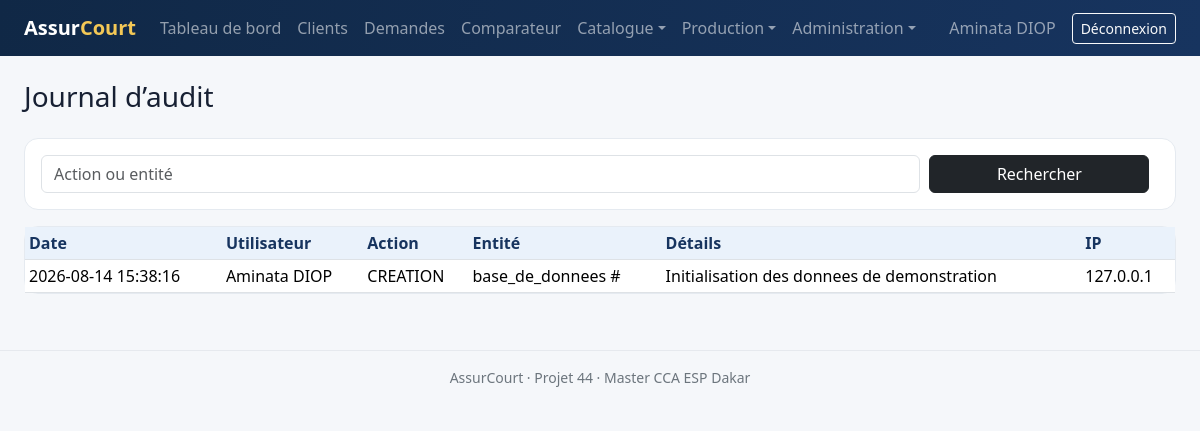
/public/audit/index.php (signed in), run on the app's committed database.
### tables this page shows
CREATE TABLE journal_audit (
    id BIGINT UNSIGNED AUTO_INCREMENT PRIMARY KEY,
    utilisateur_id BIGINT UNSIGNED NULL,
    action VARCHAR(80) NOT NULL,
    entite VARCHAR(80) NOT NULL,
    entite_id BIGINT UNSIGNED NULL,
    details TEXT NULL,
    adresse_ip VARCHAR(45) NULL,
    user_agent VARCHAR(255) NULL,
    date_action DATETIME NOT NULL DEFAULT CURRENT_TIMESTAMP,
    INDEX idx_audit_recherche (entite, entite_id, date_action),
    CONSTRAINT fk_audit_utilisateur FOREIGN KEY (utilisateur_id) REFERENCES utilisateurs(id) ON DELETE SET NULL
);

### includes/helpers.php (called while the page is built, shortened)
<?php
function e(?string $value): string
{
    return htmlspecialchars($value ?? '', ENT_QUOTES | ENT_SUBSTITUTE, 'UTF-8');
}

### public/audit/index.php (the view)
<?php
require_once __DIR__.'/../../includes/bootstrap.php';require_roles(['ADMIN']);$db=Database::connection();$q=trim((string)($_GET['q']??''));$s=$db->prepare("SELECT a.*,CONCAT(u.prenom,' ',u.nom) utilisateur FROM journal_audit a LEFT JOIN utilisateurs u ON u.id=a.utilisateur_id WHERE :q='' OR a.action LIKE :like_action OR a.entite LIKE :like_entite ORDER BY a.date_action DESC LIMIT 100");$like='%'.$q.'%';$s->execute(['q'=>$q,'like_action'=>$like,'like_entite'=>$like]);$rows=$s->fetchAll();$title='Audit';require __DIR__.'/../../includes/header.php';?>
<div class="page-heading"><h1 class="h3">Journal d’audit</h1></div><form class="filter-bar"><input class="form-control" name="q" value="<?= e($q) ?>" placeholder="Action ou entité"><button class="btn btn-dark">Rechercher</button></form><div class="card"><div class="table-responsive"><table class="table table-sm mb-0"><thead><tr><th>Date</th><th>Utilisateur</th><th>Action</th><th>Entité</th><th>Détails</th><th>IP</th></tr></thead><tbody><?php foreach($rows as $r): ?><tr><td><?= e($r['date_action']) ?></td><td><?= e($r['utilisateur']) ?></td><td><?= e($r['action']) ?></td><td><?= e($r['entite'].' #'.$r['entite_id']) ?></td><td><?= e($r['details']) ?></td><td><?= e($r['adresse_ip']) ?></td></tr><?php endforeach ?></tbody></table></div></div><?php require __DIR__.'/../../includes/footer.php'; ?>

### public/assets/css/app.css (style rules this page uses)
:root { --navy:#17345f;--blue:#2f6fae;--pale:#eaf2fb;--gold:#d4a72c;--ink:#172033 }
body { background:#f5f7fa;color:var(--ink);font-family:system-ui,-apple-system,"Segoe UI",sans-serif }
.card { border:1px solid #e5eaf0;border-radius:14px }
.table thead th { background:var(--pale);color:var(--navy);white-space:nowrap }
.page-heading { display:flex;justify-content:space-between;align-items:center;gap:1rem;margin-bottom:1rem }
.filter-bar { display:grid;grid-template-columns:minmax(240px,1fr) 220px auto;gap:.6rem;background:#fff;border:1px solid #e5eaf0;padding:1rem;border-radius:14px;margin-bottom:1rem }

### data on the page
journal_audit: date_action "2026-08-14 15:38:16", utilisateur "Aminata DIOP", action "CREATION", entite+entite "base_de_donnees #", details "Initialisation des donnees de demonstration", adresse_ip "127.0.0.1"

### other printed values
$_SESSION['user']['prenom'].' '.$_SESSION['user']['nom'] "Aminata DIOP"
